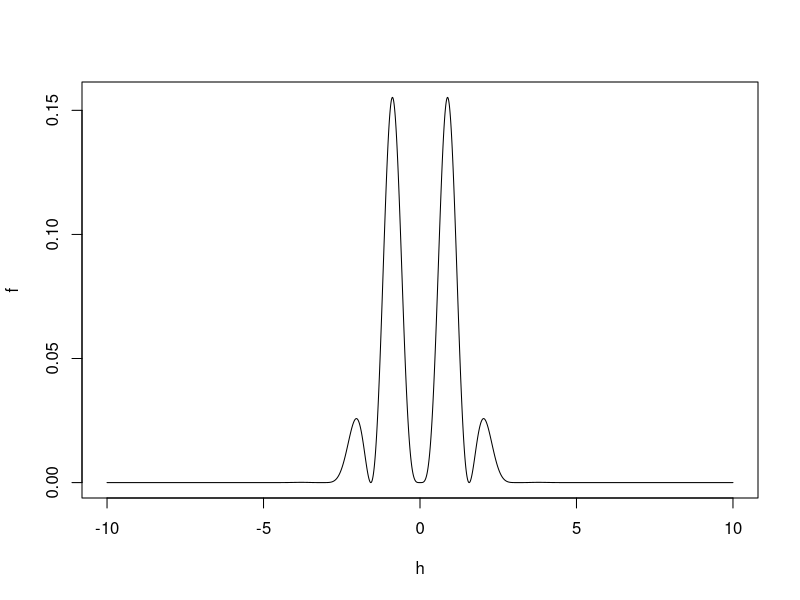
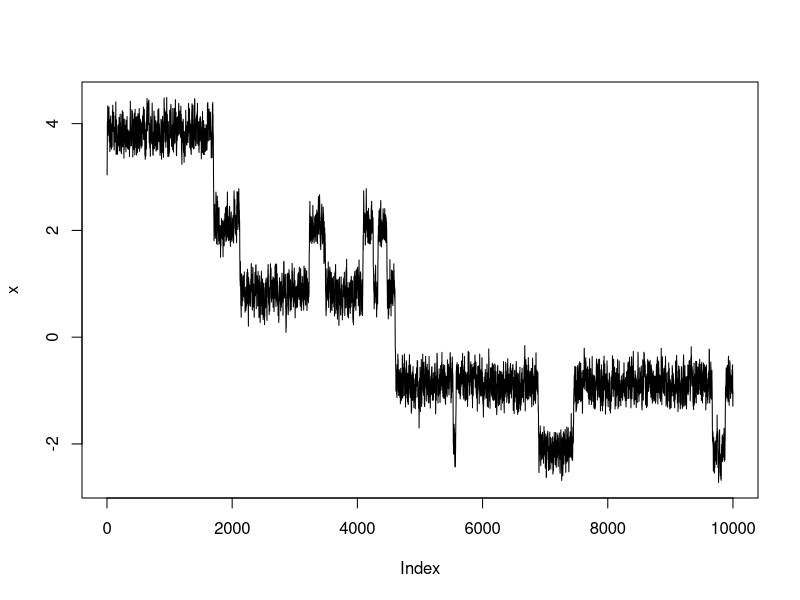

Generate these figures, in order, with R:
#Metropolis Hastings

#plotting the target density function
h<-seq(-10,10,0.001)
f<-(sin(h)^2)*(sin(2*h)^2)*dnorm(h)
plot(h,f,type='l')


#defining the target as a function
target<-function(x){(sin(x)^2)*(sin(2*x)^2)*dnorm(x)}

#creating the Metropolis Hastings function
metropolis<-function(x,alpha=0.3){
  #generate y from uniform distribution around (x-alpha, x+alpha)
  y=runif(1,x-alpha,x+alpha)
  #if U is greater than alpha(x,y) then keep the current x by putting into y
  if (runif(1)>target(y)/target(x)) y=x
  #return y
  return(y)
}

#run the algorithm N times (irrelevant of acceptance/rejection of candidate point)
N<-10000
#define x
x<-mat.or.vec(N,1)
#initialize x at 3.14
x[1]<-3.14
#let count = 1
count<-1

for (n in 2:N){
  repeat{
    x[n]<-metropolis(x[n-1])
    count=count+1
    if (x[n]!=x[n-1]){
      break
    } 
  }
}

acceptanceprob<-N/count
print(acceptanceprob)

#trace plot
plot(x,type='l')

# #taking a burn-in of 10%
# burnin<-round(0.1*N,0)

# #plotting EPDF plot minus the burn-in period
# install.packages("EnvStats")
# library(EnvStats)
# epdfPlot(x[(burnin+1):length(N)],main="Empirical PDF",xlab='x')

# #plotting histogram minus the burn-in period
# hist(x[(burnin+1):length(N)], main="Histogram", xlab='x')

